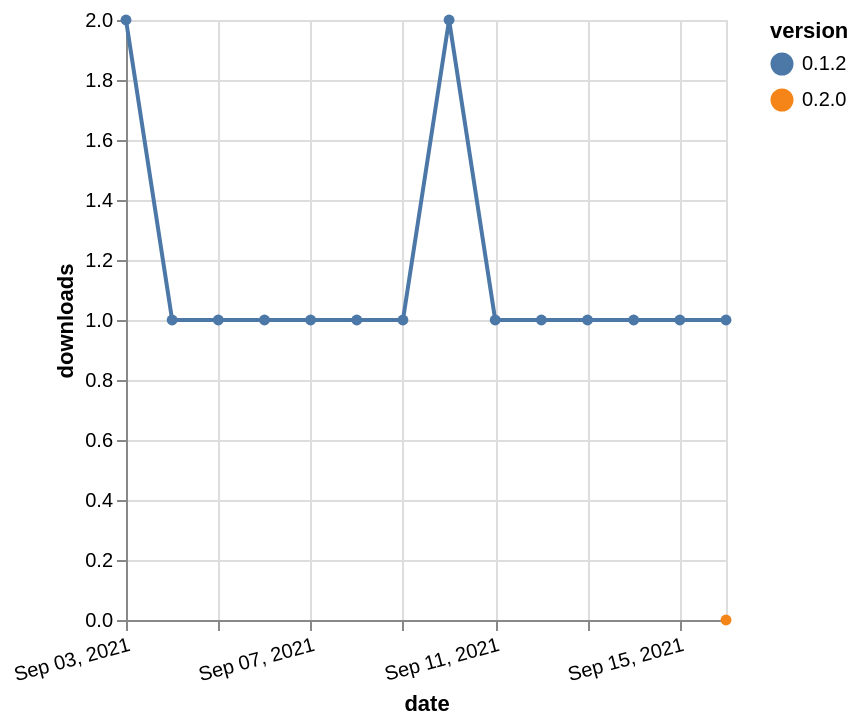

Specify this chart in Vega-Lite:
### Vega-Lite specification from a JSON file in a GitHub repository (floating-point values rounded to 4 significant figures)
{"$schema": "https://vega.github.io/schema/vega-lite/v5.json", "description": "A simple bar chart with embedded data.", "data": {"values": [{"date": "2021-09-16", "total": 11, "delta": 0, "version": "0.2.0"}, {"date": "2021-09-03", "total": 60, "delta": 2, "version": "0.1.2"}, {"date": "2021-09-04", "total": 61, "delta": 1, "version": "0.1.2"}, {"date": "2021-09-05", "total": 62, "delta": 1, "version": "0.1.2"}, {"date": "2021-09-06", "total": 63, "delta": 1, "version": "0.1.2"}, {"date": "2021-09-07", "total": 64, "delta": 1, "version": "0.1.2"}, {"date": "2021-09-08", "total": 65, "delta": 1, "version": "0.1.2"}, {"date": "2021-09-09", "total": 66, "delta": 1, "version": "0.1.2"}, {"date": "2021-09-10", "total": 68, "delta": 2, "version": "0.1.2"}, {"date": "2021-09-11", "total": 69, "delta": 1, "version": "0.1.2"}, {"date": "2021-09-12", "total": 70, "delta": 1, "version": "0.1.2"}, {"date": "2021-09-13", "total": 71, "delta": 1, "version": "0.1.2"}, {"date": "2021-09-14", "total": 72, "delta": 1, "version": "0.1.2"}, {"date": "2021-09-15", "total": 73, "delta": 1, "version": "0.1.2"}, {"date": "2021-09-16", "total": 74, "delta": 1, "version": "0.1.2"}]}, "width": "container", "mark": {"type": "line", "point": {"filled": true}}, "encoding": {"x": {"field": "date", "type": "temporal", "timeUnit": "yearmonthdate", "title": "date", "axis": {"labelAngle": -15}}, "y": {"field": "delta", "type": "quantitative", "title": "downloads"}, "color": {"field": "version", "type": "nominal"}, "tooltip": {"field": "delta"}}}
